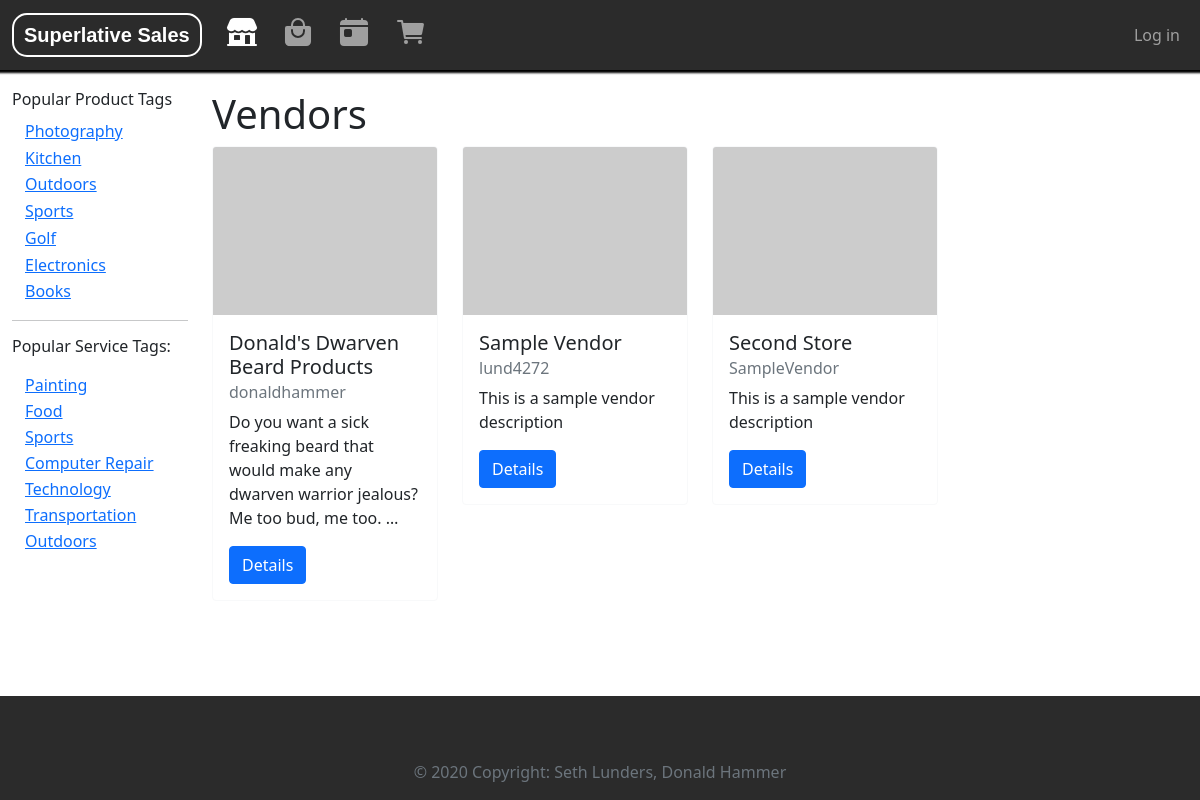
/store/vendors/, run on an earlier commit of the app's database.
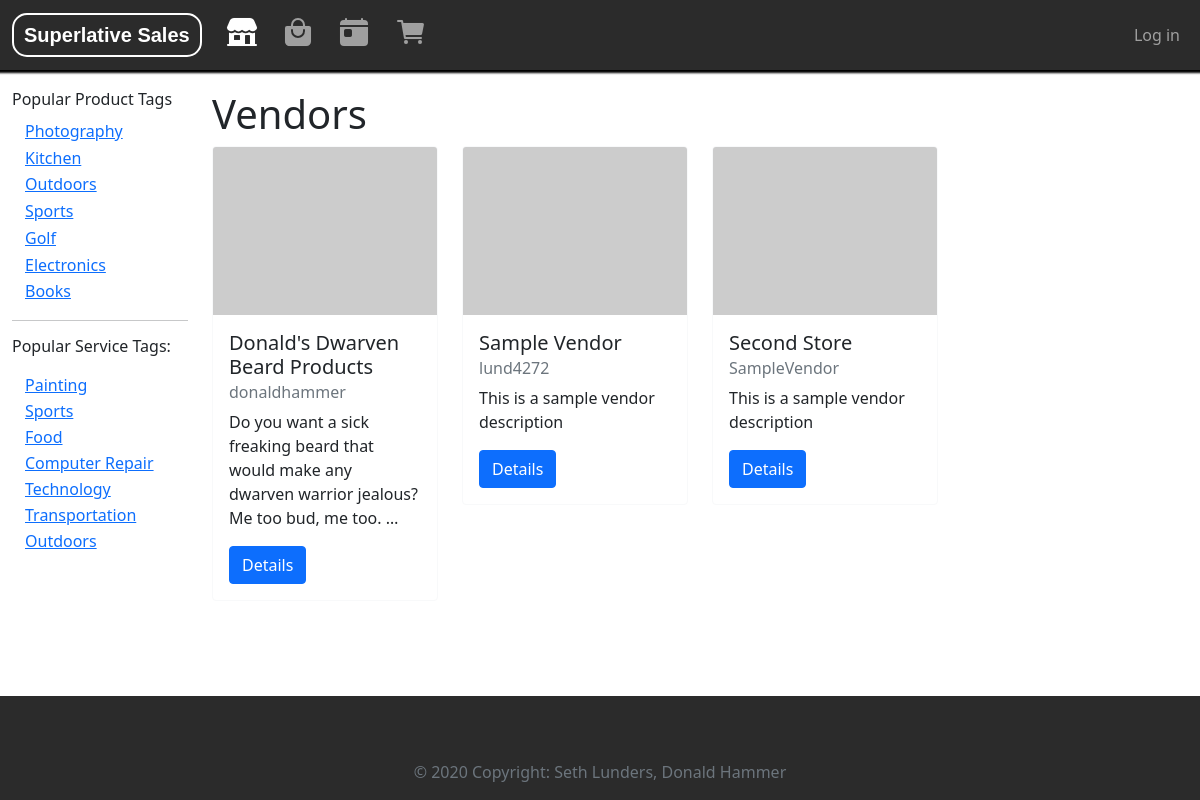
And on a later commit of the database.
### storeApp/models.py (models this page shows, shortened)
class ProductTag(models.Model):
    name = models.CharField(max_length=200, help_text="Enter a tag; i.e. \"electronics\"", primary_key=True, unique=True)
    viewcount = models.IntegerField(default=0)
    class Meta:
        ordering = ['-viewcount']
    def get_absolute_url(self):
        return reverse('product-tag-detail', args=[str(self.name), 1])

class ServiceTag(models.Model):
    name = models.CharField(max_length=200, help_text="Enter a tag; i.e. \"electronics\"", primary_key=True, unique=True)
    viewcount = models.IntegerField(default=0)
    class Meta:
        ordering = ['-viewcount']
    def get_absolute_url(self):
        return reverse('service-tag-detail', args=[str(self.name), 1])

class Vendor(models.Model):
    name = models.CharField(max_length=200, help_text="Enter your vendor name.", unique=True)
    owner = models.OneToOneField(User, on_delete=models.CASCADE)
    logoURL = models.URLField(max_length=200, help_text="Enter image URL", default=randomPhoto())
    description = models.TextField()
    phone_number = models.CharField(max_length=20, help_text="1 (234) 567 8901")
    emergency_phone_number = models.CharField(max_length=20, help_text="1 (234) 567 8901")
    address1 = models.CharField(max_length=1024, help_text="Address line 1")
    address2 = models.CharField(max_length=1024, help_text="Address line 2", null=True, blank=True)
    zip_code = models.CharField(max_length=12, help_text="Zip Code")
    city = models.CharField(max_length=1024, help_text="City")
    state_or_province = models.CharField(max_length=1024, help_text="State/Province (if applicable)", null=True, blank=True)
    country = models.CharField(max_length=1024, help_text="Country")
    date_created = models.DateTimeField(default=datetime.now, blank=True)
    def get_absolute_url(self):
        return reverse('vendor-detail', args=[str(self.id)])

### storeApp/views.py (the view)
# urls.py: path('vendors/', views.VendorListView.as_view(), name='vendors'),
class VendorListView(generic.ListView):
    model = Vendor
    ordering = ['name']

### storeApp/context_processors.py (called while the page is built)
def add_variable_to_context(request):
    return {
        'top_producttags': ProductTag.objects.all()[:7],
        'top_servicetags': ServiceTag.objects.all()[:7],
    }

### storeApp/templates/storeApp/vendor_list.html (shortened to what this page needs)
{% extends "base_generic.html" %}
{% load humanize %}
{% block content %}
    <h1>Vendors</h1>
    {% if vendor_list %}
    <div class="row">
        {% for vendor in vendor_list %}
            <div class="col-xs-1 col-sm-8 col-md-6 col-lg-3 mb-2">
                <div class="card flex-grow-1 border-light">
                    <img src="{{ vendor.logoURL }}" class="card-img-top" alt="...">
                    <div class="card-body">
                        <h5 class="card-title">{{ vendor.name }}</h5>
                        <h6 class="card-subtitle mb-2 text-muted">{{ vendor.owner }}</h6>
                        <p class="card-text">{{ vendor.description|truncatechars:100 }}</p>
                        <a href="{{ vendor.get_absolute_url }}" class="btn btn-primary">Details</a>
                    </div>
                </div>
            </div>
        {% endfor %}
        </div>
    {% else %}
    <p>There are currently no active vendors.</p>
    {% endif %}
{% endblock content %}

### storeApp/templates/base_generic.html (shortened to what this page needs)
{% load humanize %}
<!DOCTYPE html>
<html lang="en">
<head>
  {% load static %}
  <link href="https://cdn.jsdelivr.net/npm/bootstrap@5.0.2/dist/css/bootstrap.min.css" rel="stylesheet">
  <link rel="stylesheet" href="{% static 'css/styles.css' %}">
</head>
<body class="d-flex flex-column min-vh-100">
  <nav class="navbar navbar-expand-md navbar-dark bg-dark pl-3 pr-3" aria-label="Fourth navbar example">
    <div class="container-fluid">
      <a class="navbar-brand" href="{% url 'index' %}">Superlative Sales</a>
      <div class="collapse navbar-collapse" id="navbarsExample04">
        <ul class="navbar-nav me-auto mb-2 mb-md-0">
          <li class="nav-item"><a class="nav-link {% if request.resolver_match.url_name == 'vendors' or request.resolver_match.url_name == 'vendor-detail' %}active{% endif %}" href="{% url 'vendors' %}"><ion-icon name="storefront" size="large"></ion-icon>&nbsp;&nbsp;</a></li>
          <li class="nav-item"><a class="nav-link " href="{% url 'products' %}"><ion-icon name="bag-handle" size="large"></ion-icon></a></li>
          <li class="nav-item"><a class="nav-link " href="{% url 'services' %}"><ion-icon name="today" size="large"></ion-icon></a></li>
          <li class="nav-item"><a class="nav-link {% if request.resolver_match.url_name == 'my-cart' %}active{% endif %}" href="{% url 'my-cart' %}"><ion-icon name="cart" size="large"></ion-icon>&nbsp;&nbsp;</a></li>
        </ul>
        <ul class="navbar-nav">
          {% if user.is_authenticated %}
          <li class="nav-item dropdown">
            <a class="nav-link dropdown-toggle {% if request.resolver_match.url_name == 'my-orders' or request.resolver_match.url_name == 'logout' %}active{% endif %}" href="#" id="dropdown04" data-bs-toggle="dropdown" aria-expanded="false"><ion-icon name="person-circle-outline" size="large"></ion-icon></a>
            <ul class="dropdown-menu dropdown-menu-end" aria-labelledby="dropdown04">
              {% comment %} <li>Welcome, {{ user.first_name }}!</li> {% endcomment %}
              <li><a class="dropdown-item" href="{% url 'my-orders' %}">View Orders</a></li>
              <li><a class="dropdown-item" href="{% url 'logout' %}">Log out</a></li>
            </ul>
          </li>
          {% else %}
          <li class="nav-item"><a class="nav-link" href="{% url 'login' %}">Log in</a></li>
          {% endif %}
        </ul>
      </div>
    </div>
  </nav>
  <div class="container-fluid">
    <div class="row mb-3">
      <div class="col-lg-2">
      {% block sidebar %}
        <ul class="sidebar-nav d-none d-lg-block">
          <div class="d-none d-lg-block">
          <h6>Popular Product Tags</h6>
          <ul class="list-unstyled">
            {% for tag in top_producttags %}
            <li><a href="{{ tag.get_absolute_url }}" class="btn btn-link py-0">{{ tag.name|title }}</a></li>
            {% endfor %}
          </ul>
          <hr/>
          <h6>Popular Service Tags:</p>
          <ul class="list-unstyled">
            {% for tag in top_servicetags %}
            <li><a href="{{ tag.get_absolute_url }}" class="btn btn-link py-0">{{ tag.name|title }}</a></li>
            {% endfor %}
          </ul>
        </div>
     {% endblock %}
      </div>
      <div class="col-lg-10">{% block content %}{% endblock %}</div>
    </div>
  </div>
  {% block footer %}
    <footer class="bg-dark text-light text-center text-lg-start mt-auto">
      <div class="container p-4">
      </div>
      <div class="text-center p-3 bg-dark text-muted">
        © 2020 Copyright: Seth Lunders, Donald Hammer
      </div>
    </footer>
  {% endblock footer %}
</body>
</html>

### storeApp/static/css/styles.css (style rules this page uses)
.sidebar-nav { margin-top: 20px; padding: 0; list-style: none; }
h1 { margin-top: 20px; }
.bg-dark { background-color: rgb(43, 43, 43) !important }
.navbar { box-shadow: 0px 0px 2px 3px #000000 }
.navbar-brand { font-family: Helvetica, Arial, sans-serif; font-weight: 600; border: 2px solid white; border-radius: 15px; padding: 5px 10px; }

What changed in the data, as far as the page shows it:
changed ServiceTag "Sports": moves up the list
